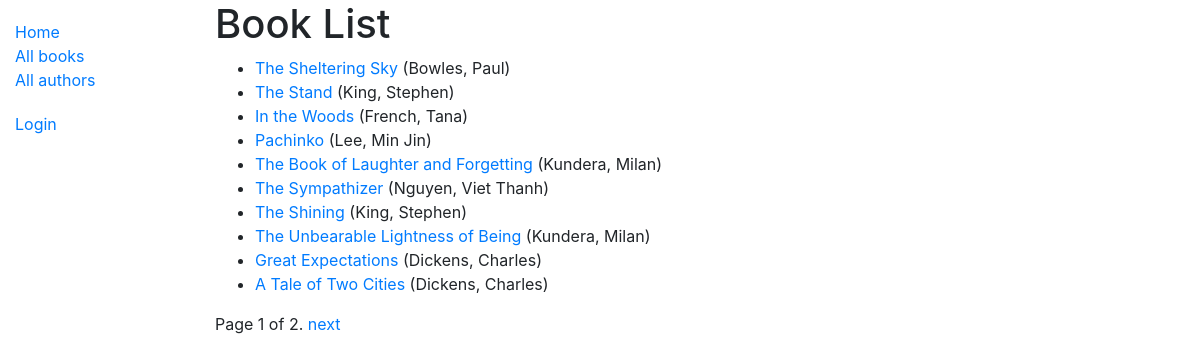
/catalog/books/, run on the app's committed database.
### catalog/models.py (models this page shows, shortened)
class Book(models.Model):
    title = models.CharField(max_length=200)
    author = models.ForeignKey('Author', on_delete=models.SET_NULL, null=True)
    summary = models.TextField(max_length=1000, help_text='Enter a brief description of the book')
    isbn = models.CharField('ISBN', max_length=13, unique=True,
                             help_text='13 Character <a href="https://www.isbn-international.org/content/what-isbn">ISBN number</a>')
    genre = models.ManyToManyField(Genre, help_text='Select a genre for this book')
    language = models.ForeignKey('Language', on_delete=models.SET_NULL, null=True)
    def get_absolute_url(self):
        return reverse('book-detail', args=[str(self.id)])
    def display_genre(self):
        """Create a string for the Genre. This is required to display genre in Admin."""
        return ', '.join(genre.name for genre in self.genre.all()[:3])
    display_genre.short_description = 'Genre'

class Author(models.Model):
    first_name = models.CharField(max_length=100)
    last_name = models.CharField(max_length=100)
    date_of_birth = models.DateField(null=True, blank=True)
    date_of_death = models.DateField('died', null=True, blank=True)
    class Meta:
        ordering = ['last_name', 'first_name']
    def __str__(self):
        return f'{self.last_name}, {self.first_name}'

### catalog/views.py (the view)
# urls.py: path('books/', views.BookListView.as_view(), name='books'),
class BookListView(generic.ListView):
    model = Book
    paginate_by = 10

### catalog/templates/catalog/book_list.html
{% extends "base_generic.html" %}
{% block content %}
    <h1>Book List</h1>
    {% if book_list %}
    <ul>
        {% for book in book_list %}
            <li>
                <a href="{{ book.get_absolute_url }}">{{ book.title }}</a> ({{book.author}})
            </li>
        {% endfor %}
    </ul>
    {% else %}
        <p>There are no books in the library.</p>
    {% endif %}
{% endblock %}

### data on the page
Book: title "The Sheltering Sky", author "Bowles, Paul"
Book: title "The Stand", author "King, Stephen"
Book: title "In the Woods", author "French, Tana"
Book: title "Pachinko", author "Lee, Min Jin"
Book: title "The Book of Laughter and Forgetting", author "Kundera, Milan"
Book: title "The Sympathizer", author "Nguyen, Viet Thanh"
Book: title "The Shining", author "King, Stephen"
Book: title "The Unbearable Lightness of Being", author "Kundera, Milan"
Book: title "Great Expectations", author "Dickens, Charles"
Book: title "A Tale of Two Cities", author "Dickens, Charles"

### other printed values
{{ page_obj.number }} "1"
{{ page_obj.paginator.num_pages }} "2"
